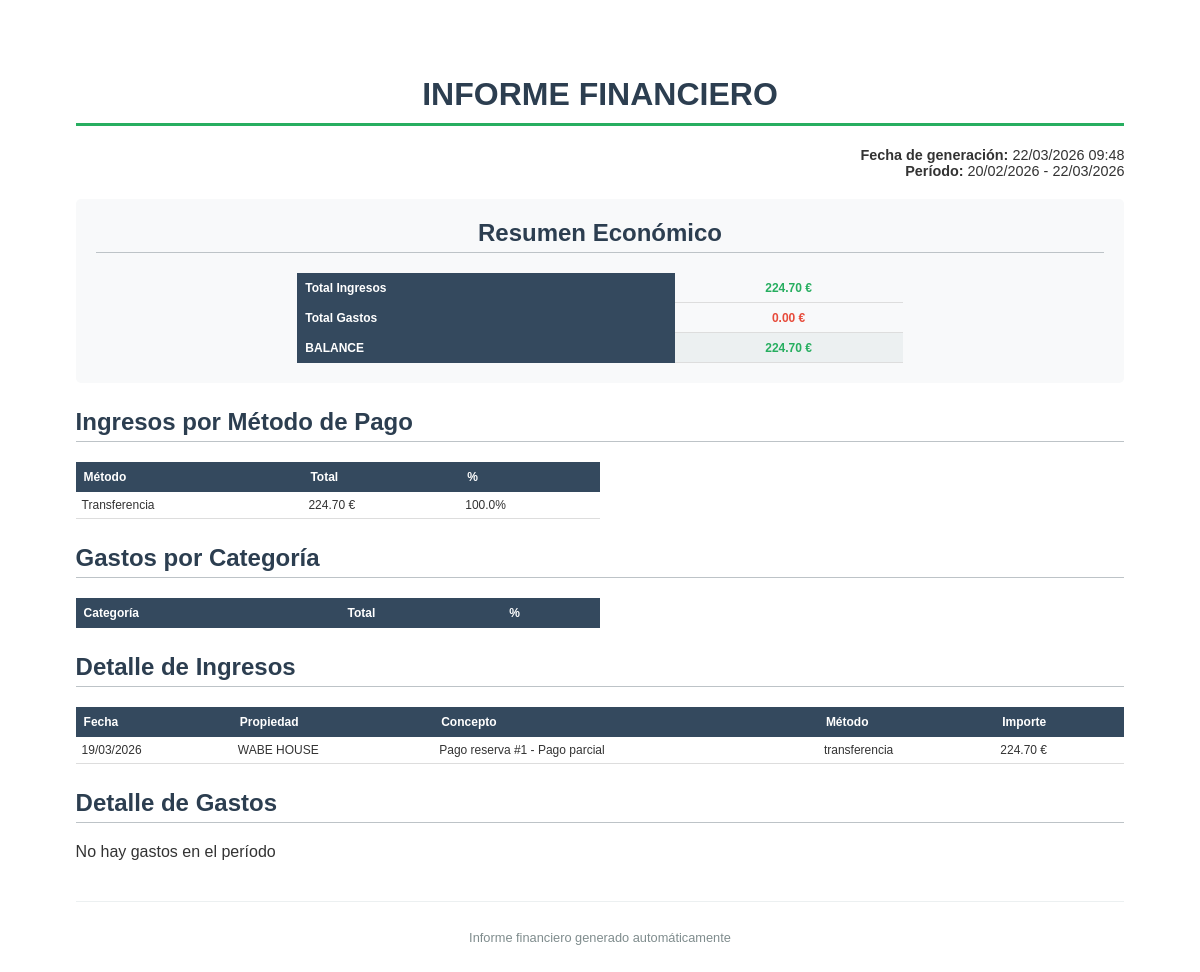
The page /informes/financiero (signed in) on the database as committed earlier.
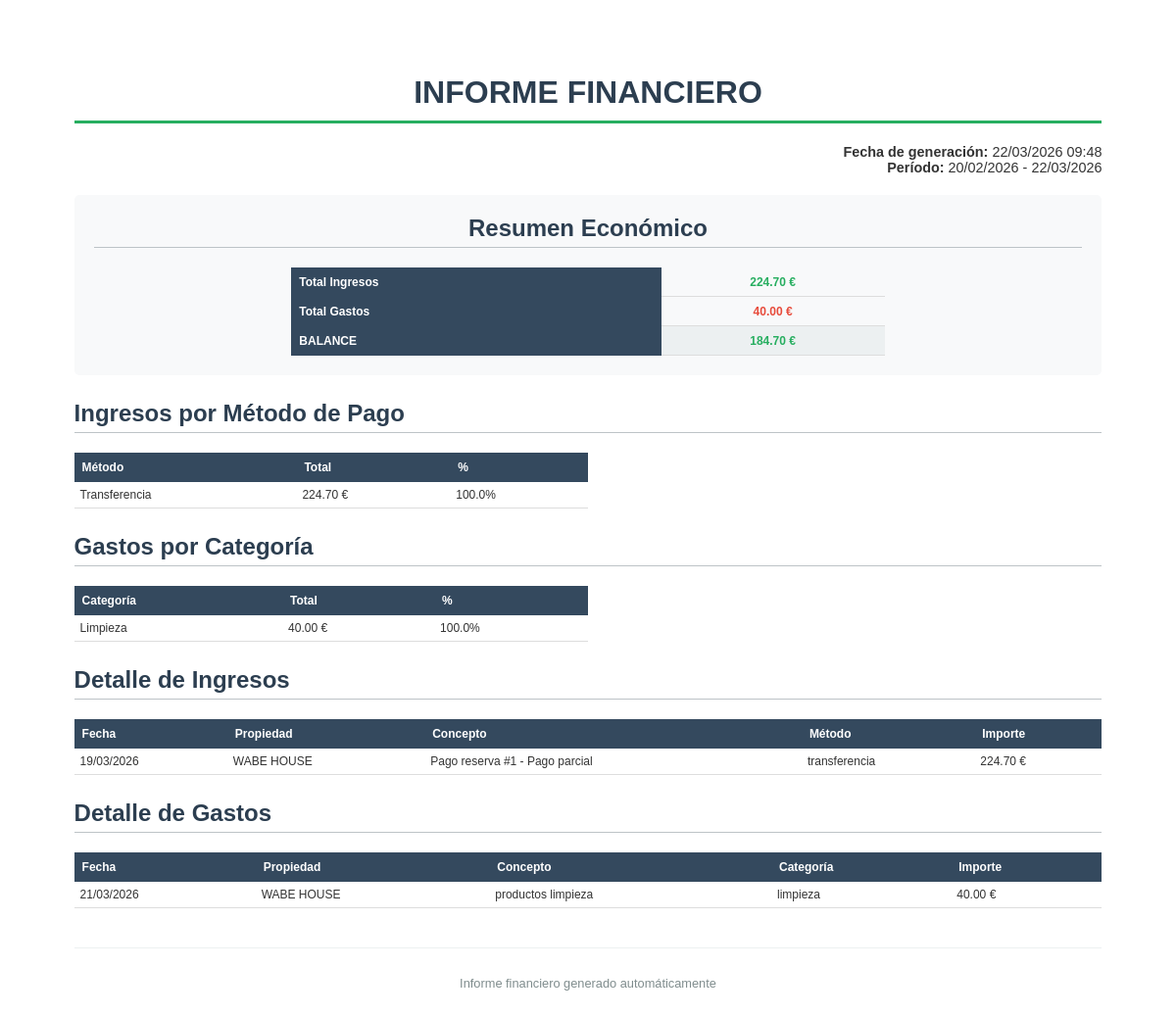
The same page on the database as committed later.
### models.py (models this page shows, shortened)
class Ingreso(db.Model):
    __tablename__ = 'ingresos'
    id = db.Column(db.Integer, primary_key=True)
    propiedad_id = db.Column(db.Integer, db.ForeignKey('propiedades.id'), nullable=True)
    reserva_id = db.Column(db.Integer, db.ForeignKey('reservas.id'), nullable=True)
    fecha = db.Column(db.Date, nullable=False, default=datetime.utcnow)
    concepto = db.Column(db.String(200), nullable=False)
    cantidad = db.Column(db.Float, nullable=False)
    moneda = db.Column(db.String(3), default='EUR')
    metodo_pago = db.Column(db.String(50), nullable=False)
    observaciones = db.Column(db.Text)
    fecha_creacion = db.Column(db.DateTime, default=datetime.utcnow)
    propiedad = db.relationship('Propiedad', back_populates='ingresos')
    reserva = db.relationship('Reserva', back_populates='ingresos')
    pago_asociado = db.relationship('PagoReserva', back_populates='ingreso', uselist=False)

class Propiedad(db.Model):
    __tablename__ = 'propiedades'
    id = db.Column(db.Integer, primary_key=True)
    nombre = db.Column(db.String(100), nullable=False)
    descripcion = db.Column(db.Text)
    direccion = db.Column(db.String(200))
    ciudad = db.Column(db.String(100))
    codigo_postal = db.Column(db.String(20))
    pais = db.Column(db.String(50))
    num_habitaciones = db.Column(db.Integer, default=1)
    num_banos = db.Column(db.Integer, default=1)
    capacidad_max = db.Column(db.Integer, default=2)
    precio_noche = db.Column(db.Float, nullable=False)
    moneda = db.Column(db.String(3), default='EUR')
    activa = db.Column(db.Boolean, default=True)
    fecha_creacion = db.Column(db.DateTime, default=datetime.utcnow)
    usuario_id = db.Column(db.Integer, db.ForeignKey('users.id'))
    tipo_impuesto = db.Column(db.String(10), default='IVA')
    porcentaje_impuesto = db.Column(db.Float, default=7.0)
    aplicar_retencion = db.Column(db.Boolean, default=False)
    porcentaje_retencion = db.Column(db.Float, default=0.0)
    codigo_ses = db.Column(db.String(50))  # Código de establecimiento
    codigo_arrendador = db.Column(db.String(50))  # Código de arrendador
    usuario_ses = db.Column(db.String(50))  # Usuario WS
    password_ses = db.Column(db.String(50))  # Contraseña WS
    propietario = db.relationship('User', back_populates='propiedades')
    reservas = db.relationship('Reserva', back_populates='propiedad', lazy='dynamic', cascade='all, delete-orphan')
    tareas = db.relationship('Tarea', back_populates='propiedad_rel', lazy='dynamic', cascade='all, delete-orphan')
    calendarios_ical = db.relationship('CalendarioIcal', back_populates='propiedad', lazy='dynamic', cascade='all, delete-orphan')
    habitaciones = db.relationship('Habitacion', back_populates='propiedad', lazy='dynamic', cascade='all, delete-orphan')
    ingresos = db.relationship('Ingreso', back_populates='propiedad', lazy='dynamic')
    gastos = db.relationship('Gasto', back_populates='propiedad', lazy='dynamic')
    bloqueos = db.relationship('BloqueoPropiedad', back_populates='propiedad', lazy='dynamic', cascade='all, delete-orphan')

class Gasto(db.Model):
    __tablename__ = 'gastos'
    id = db.Column(db.Integer, primary_key=True)
    propiedad_id = db.Column(db.Integer, db.ForeignKey('propiedades.id'), nullable=True)
    fecha = db.Column(db.Date, nullable=False, default=datetime.utcnow)
    concepto = db.Column(db.String(200), nullable=False)
    categoria = db.Column(db.String(50), nullable=False)
    cantidad = db.Column(db.Float, nullable=False)
    moneda = db.Column(db.String(3), default='EUR')
    proveedor = db.Column(db.String(100))
    metodo_pago = db.Column(db.String(50))
    factura_path = db.Column(db.String(200))
    observaciones = db.Column(db.Text)
    fecha_creacion = db.Column(db.DateTime, default=datetime.utcnow)
    propiedad = db.relationship('Propiedad', back_populates='gastos')

### informes.py (the view, shortened to what this page needs)
@informes_bp.route('/financiero')
@login_required
def informe_financiero():
    propiedad_id = request.args.get('propiedad_id', type=int)
    fecha_inicio = request.args.get('fecha_inicio')
    fecha_fin = request.args.get('fecha_fin')
    formato = request.args.get('formato', 'html')
    if not fecha_fin:
        fecha_fin = datetime.now().date()
    else:
        fecha_fin = datetime.strptime(fecha_fin, '%Y-%m-%d').date()
    if not fecha_inicio:
        fecha_inicio = fecha_fin - timedelta(days=30)
    else:
        fecha_inicio = datetime.strptime(fecha_inicio, '%Y-%m-%d').date()
    propiedades = Propiedad.query.filter_by(usuario_id=current_user.id)
    if propiedad_id:
        propiedades = propiedades.filter_by(id=propiedad_id)
    propiedad_ids = [p.id for p in propiedades]
    ingresos = Ingreso.query.filter(
        Ingreso.propiedad_id.in_(propiedad_ids),
        Ingreso.fecha >= fecha_inicio,
        Ingreso.fecha <= fecha_fin
    ).order_by(Ingreso.fecha).all()
    gastos = Gasto.query.filter(
        Gasto.propiedad_id.in_(propiedad_ids),
        Gasto.fecha >= fecha_inicio,
        Gasto.fecha <= fecha_fin
    ).order_by(Gasto.fecha).all()
    total_ingresos = sum(i.cantidad for i in ingresos)
    total_gastos = sum(g.cantidad for g in gastos)
    balance = total_ingresos - total_gastos
    ingresos_por_metodo = {}
    for i in ingresos:
        ingresos_por_metodo[i.metodo_pago] = ingresos_por_metodo.get(i.metodo_pago, 0) + i.cantidad
    gastos_por_categoria = {}
    for g in gastos:
        gastos_por_categoria[g.categoria] = gastos_por_categoria.get(g.categoria, 0) + g.cantidad
    if formato == 'html':
        return render_template('informes/financiero.html',
                              ingresos=ingresos,
                              gastos=gastos,
                              total_ingresos=total_ingresos,
                              total_gastos=total_gastos,
                              balance=balance,
                              ingresos_por_metodo=ingresos_por_metodo,
                              gastos_por_categoria=gastos_por_categoria,
                              fecha_inicio=fecha_inicio,
                              fecha_fin=fecha_fin,
                              now=datetime.now)
    elif formato == 'csv':
        return generar_csv_financiero(ingresos, gastos, fecha_inicio, fecha_fin)
    elif formato == 'pdf':
        return generar_pdf_informe_financiero(ingresos, gastos, total_ingresos, total_gastos, balance,
                                             ingresos_por_metodo, gastos_por_categoria, fecha_inicio, fecha_fin)

### app.py (called while the page is built)
@login.user_loader
def load_user(user_id):
    return db.session.get(User, int(user_id))

### templates/informes/financiero.html (shortened to what this page needs)
<!DOCTYPE html>
<html>
<head>
</head>
<body>
    <h1>INFORME FINANCIERO</h1>
    <div style="text-align: right; font-size: 0.9em; margin-bottom: 20px;">
        <strong>Fecha de generación:</strong> {{ now().strftime('%d/%m/%Y %H:%M') }}<br>
        <strong>Período:</strong> {{ fecha_inicio.strftime('%d/%m/%Y') }} - {{ fecha_fin.strftime('%d/%m/%Y') }}
    </div>
    <div class="resumen-box">
        <h2 style="margin-top: 0;">Resumen Económico</h2>
        <table style="width: 60%; margin: auto;">
            <tr>
                <th>Total Ingresos</th>
                <td class="positivo">{{ "%.2f"|format(total_ingresos) }} €</td>
            </tr>
            <tr>
                <th>Total Gastos</th>
                <td class="negativo">{{ "%.2f"|format(total_gastos) }} €</td>
            </tr>
            <tr class="total-row">
                <th>BALANCE</th>
                <td class="{{ 'positivo' if balance >= 0 else 'negativo' }}">
                    {{ "%.2f"|format(balance) }} €
                </td>
            </tr>
        </table>
    </div>
    <h2>Ingresos por Método de Pago</h2>
    <table style="width: 50%;">
        <thead>
            <tr>
                <th>Método</th>
                <th>Total</th>
                <th>%</th>
            </tr>
        </thead>
        <tbody>
            {% for metodo, total in ingresos_por_metodo.items() %}
            <tr>
                <td>{{ metodo|capitalize }}</td>
                <td>{{ "%.2f"|format(total) }} €</td>
                <td>{{ "%.1f"|format(total / total_ingresos * 100) if total_ingresos > 0 else 0 }}%</td>
            </tr>
            {% endfor %}
        </tbody>
    </table>
    <h2>Gastos por Categoría</h2>
    <table style="width: 50%;">
        <thead>
            <tr>
                <th>Categoría</th>
                <th>Total</th>
                <th>%</th>
            </tr>
        </thead>
        <tbody>
            {% for categoria, total in gastos_por_categoria.items() %}
            <tr>
                <td>{{ categoria|capitalize }}</td>
                <td>{{ "%.2f"|format(total) }} €</td>
                <td>{{ "%.1f"|format(total / total_gastos * 100) if total_gastos > 0 else 0 }}%</td>
            </tr>
            {% endfor %}
        </tbody>
    </table>
    <h2>Detalle de Ingresos</h2>
    {% if ingresos %}
    <table>
        <thead>
            <tr>
                <th>Fecha</th>
                <th>Propiedad</th>
                <th>Concepto</th>
                <th>Método</th>
                <th>Importe</th>
            </tr>
        </thead>
        <tbody>
            {% for i in ingresos %}
            <tr>
                <td>{{ i.fecha.strftime('%d/%m/%Y') }}</td>
                <td>{{ i.propiedad.nombre if i.propiedad else 'General' }}</td>
                <td>{{ i.concepto }}</td>
                <td>{{ i.metodo_pago }}</td>
                <td>{{ "%.2f"|format(i.cantidad) }} €</td>
            </tr>
            {% endfor %}
        </tbody>
    </table>
    {% else %}
    <p>No hay ingresos en el período</p>
    {% endif %}
    <h2>Detalle de Gastos</h2>
    {% if gastos %}
    <table>
        <thead>
            <tr>
                <th>Fecha</th>
                <th>Propiedad</th>
                <th>Concepto</th>
                <th>Categoría</th>
                <th>Importe</th>
            </tr>
        </thead>
        <tbody>
            {% for g in gastos %}
            <tr>
                <td>{{ g.fecha.strftime('%d/%m/%Y') }}</td>
                <td>{{ g.propiedad.nombre if g.propiedad else 'General' }}</td>
                <td>{{ g.concepto }}</td>
                <td>{{ g.categoria }}</td>
                <td>{{ "%.2f"|format(g.cantidad) }} €</td>
            </tr>
            {% endfor %}
        </tbody>
    </table>
    {% else %}
    <p>No hay gastos en el período</p>
    {% endif %}
    <div class="footer">
        <p>Informe financiero generado automáticamente</p>
    </div>
</body>
</html>

Rows that differ between the two databases and show on the page:
added Gasto: categoria "Limpieza", cantidad "40.00", value "100.0", fecha "21/03/2026", propiedad "WABE HOUSE", concepto "productos limpieza", categoria "limpieza"
Other text that changed with them:
{{ "%.2f"|format(total_gastos) }}: "0.00" → "40.00"
{{ "%.2f"|format(balance) }}: "224.70" → "184.70"
text no longer shown: "No hay gastos en el período"
text now shown: "Fecha Propiedad Concepto Categoría Importe"
